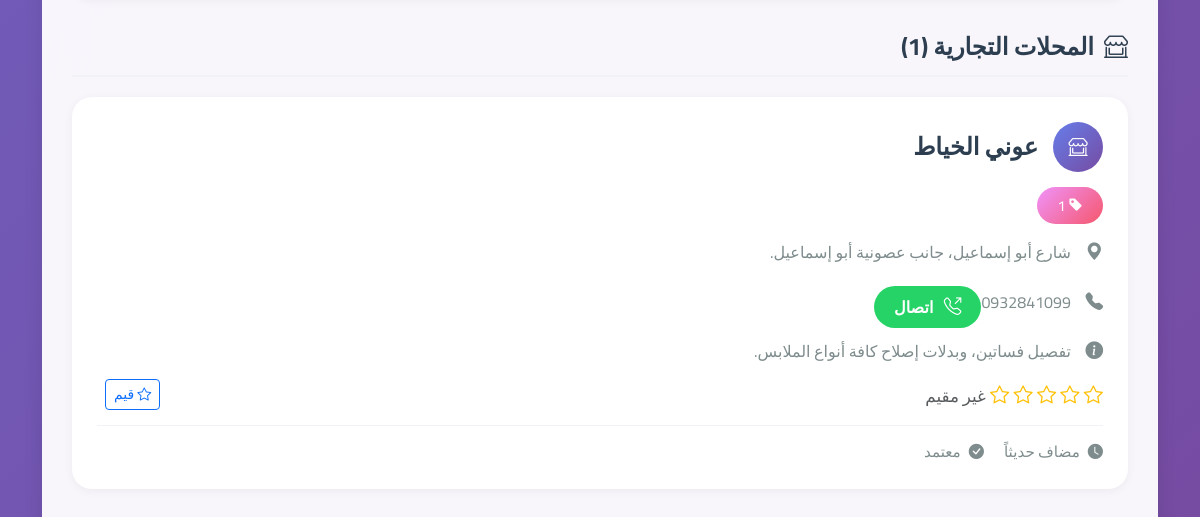
The page /search?category=358 (signed in, lower part) on the database as committed earlier.
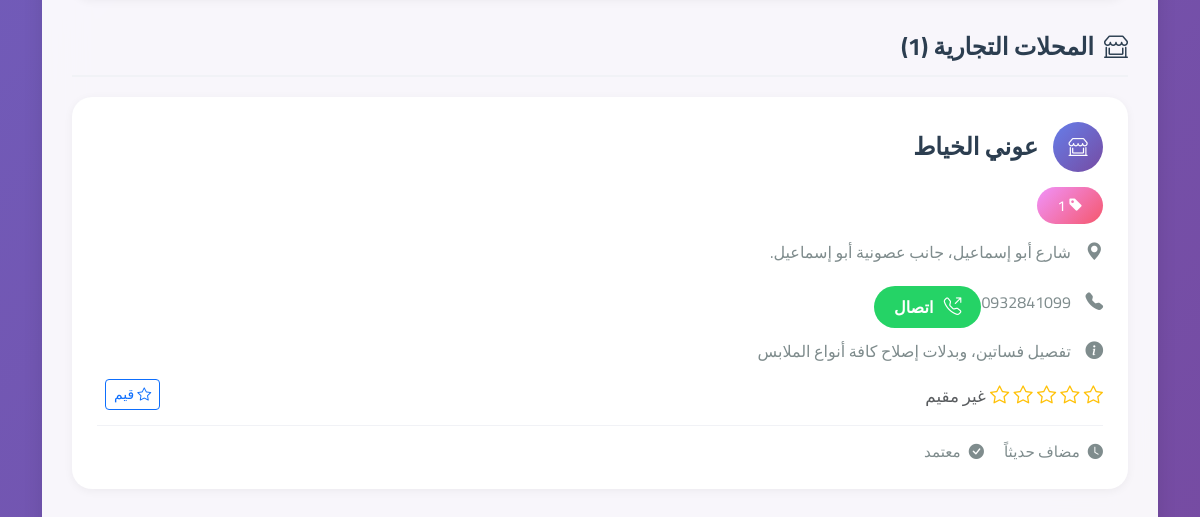
The same page on the database as committed later.
### tables this page shows
CREATE TABLE stores (
            id INTEGER PRIMARY KEY AUTOINCREMENT,
            name TEXT NOT NULL,
            category_id INTEGER,
            address TEXT NOT NULL,
            phone TEXT,
            description TEXT,
            image_url TEXT,
            user_id INTEGER,
            is_approved BOOLEAN DEFAULT 0,
            visits_count INTEGER DEFAULT 0,
            rating_avg REAL DEFAULT 0,
            created_at TIMESTAMP DEFAULT CURRENT_TIMESTAMP, search_count INTEGER DEFAULT 0,
            FOREIGN KEY (category_id) REFERENCES categories (id),
            FOREIGN KEY (user_id) REFERENCES users (id)
        );

### app.py (the view, shortened to what this page needs)
@app.route('/search')
def search():
    if 'user_id' not in session:
        flash('يجب تسجيل الدخول للبحث', 'warning')
        return redirect(url_for('login'))
    query = request.args.get('q', '')
    category_id = request.args.get('category', '')
    service_category = request.args.get('service_category', '')
    search_type = request.args.get('type', 'all')  # all, stores, services
    conn = sqlite3.connect('hussainiya_stores.db')
    cursor = conn.cursor()
    store_results = []
    service_results = []
    if search_type in ['all', 'stores']:
        search_conditions = ['s.is_approved = 1']
        search_params = []
        if query:
            search_conditions.append('(s.name LIKE ? OR s.description LIKE ? OR s.address LIKE ? OR s.phone LIKE ?)')
            search_params.extend([f'%{query}%', f'%{query}%', f'%{query}%', f'%{query}%'])
        if category_id:
            search_conditions.append('s.category_id = ?')
            search_params.append(category_id)
        where_clause = ' AND '.join(search_conditions)
        cursor.execute(f'''
            SELECT s.*, c.name as category_name, COUNT(r.id) as ratings_count
            FROM stores s
            LEFT JOIN categories c ON s.category_id = c.id
            LEFT JOIN ratings r ON s.id = r.store_id
            WHERE {where_clause}
            GROUP BY s.id
            ORDER BY s.search_count DESC, COUNT(r.id) DESC, s.rating_avg DESC
        ''', search_params)
        store_results = cursor.fetchall()
    if search_type in ['all', 'services']:
        service_conditions = []
        service_params = []
        if query:
            service_conditions.append('(s.name LIKE ? OR s.description LIKE ? OR s.phone LIKE ? OR s.category LIKE ?)')
            service_params.extend([f'%{query}%', f'%{query}%', f'%{query}%', f'%{query}%'])
        if service_category:
            service_conditions.append('s.category = ?')
            service_params.append(service_category)
        service_where_clause = ' AND '.join(service_conditions) if service_conditions else '1=1'
        cursor.execute(f'''
            SELECT s.*, sc.name as category_name, sc.color, sc.icon
            FROM important_services s
            LEFT JOIN service_categories sc ON s.category = sc.name
            WHERE {service_where_clause}
            ORDER BY
                CASE
                    WHEN s.category = 'طوارئ' THEN 1
                    WHEN s.category = 'صحة' THEN 2
                    WHEN s.category = 'أمن' THEN 3
                    ELSE 4
                END, s.name
        ''', service_params)
        service_results = cursor.fetchall()
    cursor.execute('SELECT * FROM categories ORDER BY name')
    categories = cursor.fetchall()
    cursor.execute('SELECT * FROM service_categories ORDER BY name')
    service_categories = cursor.fetchall()
    total_results = len(store_results) + len(service_results)
    conn.close()
    return render_template('search_results.html',
                         store_results=store_results,
                         service_results=service_results,
                         categories=categories,
                         service_categories=service_categories,
                         query=query,
                         selected_category=category_id,
                         selected_service_category=service_category,
                         search_type=search_type,
                         total_results=total_results)

### templates/search_results.html (shortened to what this page needs)
<!DOCTYPE html>
<html lang="ar" dir="rtl">
<head>
    <link href="https://cdn.jsdelivr.net/npm/bootstrap@5.3.0/dist/css/bootstrap.min.css" rel="stylesheet">
    <link href="https://cdn.jsdelivr.net/npm/bootstrap-icons@1.10.0/font/bootstrap-icons.css" rel="stylesheet">
</head>
<body>
    <div class="container-fluid">
        <div class="container">
            <div class="results-container">
                {% if store_results and search_type in ['all', 'stores'] %}
                <div class="section-title">
                    <i class="bi bi-shop-window"></i>
                    المحلات التجارية ({{ store_results|length }})
                </div>
                {% for store in store_results %}
                <div class="result-card">
                    <div class="store-name">
                        <div class="store-icon">
                            <i class="bi bi-shop-window"></i>
                        </div>
                        {{ store[1] }}
                    </div>
                    {% if store[8] %}
                        <div class="store-category">
                            <a href="{{ url_for('search') }}?category={{ store[2] }}" style="color: white; text-decoration: none;">
                                <i class="bi bi-tag-fill"></i> {{ store[8] }}
                            </a>
                        </div>
                        {% endif %}
                    <div class="store-info">
                        <i class="bi bi-geo-alt-fill"></i>
                        {{ store[3] }}
                    </div>
                    {% if store[4] %}
                    <div class="store-info">
                        <i class="bi bi-telephone-fill"></i>
                        {{ store[4] }}
                        <a href="tel:{{ store[4] }}" class="call-btn ms-2">
                            <i class="bi bi-telephone-outbound"></i>
                            اتصال
                        </a>
                    </div>
                    {% endif %}
                    {% if store[5] %}
                    <div class="store-info">
                        <i class="bi bi-info-circle-fill"></i>
                        {{ store[5] }}
                    </div>
                    {% endif %}
                    <div class="rating-section">
                        <div class="rating-stars">
                            {% if store[10] and store[10] > 0 %}
                                {% for i in range(5) %}
                                    {% if i < store[10] %}
                                    <i class="bi bi-star-fill"></i>
                                    {% else %}
                                    <i class="bi bi-star"></i>
                                    {% endif %}
                                {% endfor %}
                                <small class="text-muted">({{ "%.1f"|format(store[10]) }})</small>
                            {% else %}
                                {% for i in range(5) %}
                                <i class="bi bi-star"></i>
                                {% endfor %}
                                <small class="text-muted">غير مقيم</small>
                            {% endif %}
                        </div>
                        {% if session.user_id %}
                        <button class="btn btn-sm btn-outline-primary ms-2" onclick="openRatingModal({{ store[0] }}, '{{ store[1] }}')">
                            <i class="bi bi-star"></i> قيم
                        </button>
                        {% endif %}
                    </div>
                    <div class="stats-row">
                        <div class="stat-item">
                            <i class="bi bi-clock-fill"></i>
                            مضاف حديثاً
                        </div>
                        <div class="stat-item">
                            <i class="bi bi-check-circle-fill"></i>
                            معتمد
                        </div>
                    </div>
                </div>
                {% endfor %}
                {% endif %}
            </div>
        </div>
    </div>
</body>
</html>

### templates/search_results.html (style rules this page uses)
:root { --primary-gradient: linear-gradient(135deg, #667eea 0%, #764ba2 100%); --secondary-gradient: linear-gradient(135deg, #f093fb 0%, #f5576c 100%); --accent-gradient: linear-gradient(135deg, #4facfe 0%, #00f2fe 100%); --service-gradient: linear-gradient(135deg, #4ecdc4 0%, #44a08d 100%); --emergency-gradient: linear-gradient(135deg, #ff6b6b 0%, #ee5a52 100%); --text-dark: #2c3e50; --text-light: #7f8c8d; --shadow-light: 0 2px 10px rgba(0,0,0,0.05); --shadow-medium: 0 4px 20px rgba(0,0,0,0.1); --shadow-heavy: 0 8px 30px rgba(0,0,0,0.15); }
body { font-family: 'Cairo', sans-serif; background: var(--primary-gradient); min-height: 100vh; }
.results-container { background: rgba(255,255,255,0.95); border-radius: 25px; padding: 30px; backdrop-filter: blur(20px); box-shadow: var(--shadow-medium); margin-bottom: 30px; }
.result-card { background: white; border-radius: 20px; padding: 25px; margin-bottom: 25px; box-shadow: var(--shadow-light); transition: all 0.3s ease; border: none; position: relative; overflow: hidden; }
.result-card::before { content: ''; position: absolute; top: 0; left: 0; width: 100%; height: 4px; background: var(--primary-gradient); transform: scaleX(0); transition: transform 0.3s ease; }
.store-name, .service-name { font-size: 1.5rem; font-weight: 700; color: var(--text-dark); margin-bottom: 15px; display: flex; align-items: center; }
.store-icon, .service-icon { color: white; width: 50px; height: 50px; border-radius: 50%; display: flex; align-items: center; justify-content: center; margin-left: 15px; font-size: 1.2rem; }
.store-icon { background: var(--primary-gradient); }
.store-category, .service-category { color: white; padding: 8px 20px; border-radius: 20px; font-size: 0.9rem; font-weight: 500; display: inline-block; margin-bottom: 15px; }
.store-category { background: var(--secondary-gradient); }
.store-info, .service-info { color: var(--text-light); font-size: 1rem; margin-bottom: 10px; display: flex; align-items: center; }
.store-info i, .service-info i { margin-left: 12px; color: var(--primary-color); font-size: 1.1rem; width: 20px; }
.call-btn { background: #25d366; color: white; border: none; border-radius: 25px; padding: 8px 20px; text-decoration: none; display: inline-flex; align-items: center; font-weight: 600; transition: all 0.3s ease; margin-top: 10px; }
.call-btn i { margin-left: 8px; }
.rating-section { display: flex; align-items: center; justify-content: space-between; margin: 15px 0; }
.rating-stars { color: #ffc107; font-size: 1.2rem; margin-left: 10px; }
.stats-row { display: flex; gap: 20px; margin-top: 15px; padding-top: 15px; border-top: 1px solid #f1f2f6; }
.stat-item { display: flex; align-items: center; color: var(--text-light); font-size: 0.95rem; }
.stat-item i { margin-left: 8px; color: var(--primary-color); }
.section-title { font-size: 1.5rem; font-weight: 700; color: var(--text-dark); margin: 30px 0 20px 0; padding-bottom: 10px; border-bottom: 2px solid #f1f2f6; display: flex; align-items: center; }
.section-title i { margin-left: 10px; }

Rows that differ between the two databases and show on the page:
changed stores "عوني الخياط": description "تفصيل فساتين، وبدلات إصلاح كافة أنواع الملابس." → "تفصيل فساتين، وبدلات إصلاح كافة أنواع الملابس"
